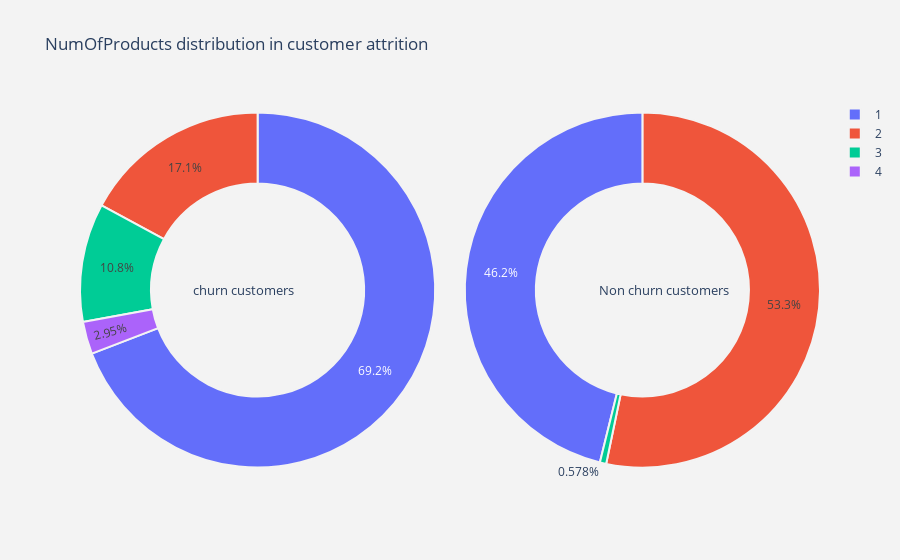

The notebook cell this image was saved under:
### Markdown cell above
<h3><b>:::::The user-defined function to visualize the categorical features:::::</b></h3><br>
The customized pie function will generate the pie charts for the categorical functions in the 2-dimensional plane and grouped by the Exited (CLASS LABEL).

### Code cell
plot_pie(categorical_column[2])

### Figure 1 — Plotly figure (JSON) as saved in the notebook; plotly's stock layout.template omitted (floating-point values rounded to 4 significant figures)
{"data": [{"domain": {"x": [0, 0.48]}, "hole": 0.6, "hoverinfo": "label+percent+name", "labels": [1, 2, 3, 4], "marker": {"line": {"color": "rgb(243,243,243)", "width": 2}}, "name": "Churn Customers", "type": "pie", "values": [1409, 348, 220, 60]}, {"domain": {"x": [0.52, 1]}, "hole": 0.6, "hoverinfo": "label+percent+name", "labels": [2, 1, 3], "marker": {"line": {"color": "rgb(243,243,243)", "width": 2}}, "name": "Non churn customers", "type": "pie", "values": [4242, 3675, 46]}], "layout": {"annotations": [{"font": {"size": 13}, "showarrow": false, "text": "churn customers", "x": 0.15, "y": 0.5}, {"font": {"size": 13}, "showarrow": false, "text": "Non churn customers", "x": 0.88, "y": 0.5}], "paper_bgcolor": "rgb(243,243,243)", "plot_bgcolor": "rgb(243,243,243)", "title": {"text": "NumOfProducts distribution in customer attrition "}}}
